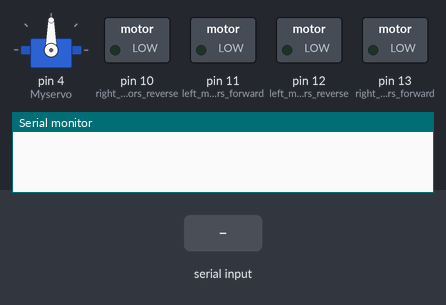
Bench run of a sketch on a simulated Arduino Uno, built with avr-gcc and run on an emulated ATmega328P. On the bench: servo, switched loads named in the sketch (green lamp = pin HIGH), the last lines printed to the serial monitor. The test bench sets the inputs (shaded band).

Above: at 1.2 s.
1.3 s: "S" received over Serial
At 8.6 s:
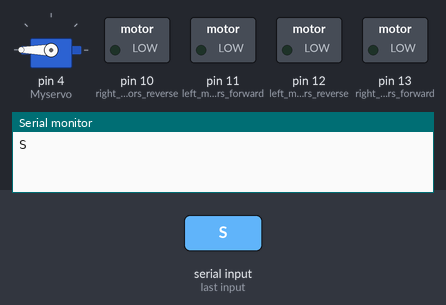
10.3 s: "F" received over Serial
At 11.4 s:
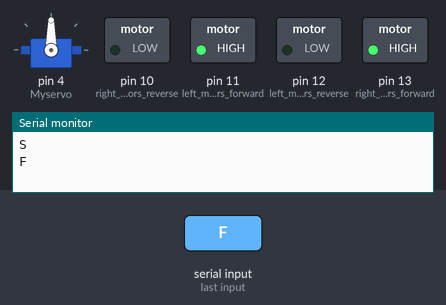
12.4 s: "B" received over Serial
At 13.8 s:
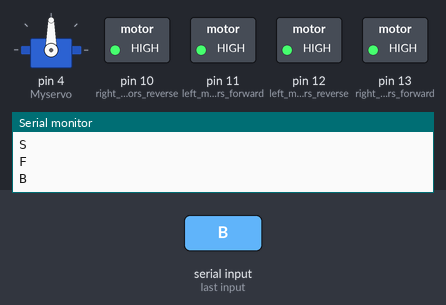
Timing chart, 0 to 15.4 s (numbered marks = the images above; inputs shaded):
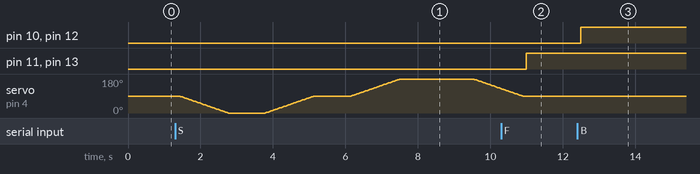

Measured:
- after the input at 10.3 s, pin 11 (left_motors_forward), pin 13 (right_motors_forward): LOW → HIGH after 0.69 s; servo on pin 4 (Myservo): goes on until 10.9 s, then stays 90°
- after the input at 12.4 s, pin 10 (right_motors_reverse), pin 12 (left_motors_reverse): LOW → HIGH after 0.09 s

The sketch:

Link_and_Code_for_car.ino
```cpp
char t;
#include<Servo.h>
Servo Myservo;
int pos;

void setup() {
  pinMode(11, OUTPUT);  //left motors forward
  pinMode(12, OUTPUT);  //left motors reverse
  pinMode(13, OUTPUT);  //right motors forward
  pinMode(10, OUTPUT);  //right motors reverse
  Serial.begin(9600);
  Myservo.attach(4);
}

void loop() {
  if (Serial.available()) {
    t = Serial.read();
    Serial.println(t);
  }

  if (t == 'F') {          //move forward(all motors rotate in forward direction)
    digitalWrite(13, HIGH);
    digitalWrite(11, HIGH);
  }

  else if (t == 'B') {    //move reverse (all motors rotate in reverse direction)
    digitalWrite(12, HIGH);
    digitalWrite(10, HIGH);
  }

  else if (t == 'L') {
    digitalWrite(13, HIGH); //turn left (right side motors rotate in forward direction, left side motors doesn't rotate)
  }

  else if (t == 'R') {    //turn right (left side motors rotate in forward direction, right side motors doesn't rotate)
    digitalWrite(11, HIGH);
  }


  else if (t == 'S') {    //STOP (all motors stop)
    digitalWrite(13, LOW);
    digitalWrite(12, LOW);
    digitalWrite(11, LOW);
    digitalWrite(10, LOW);
    for (pos = 90; pos >= 0; pos--) {
      Myservo.write(pos);
      delay(15);
    }
    delay(1000);

    for (pos = 0; pos <= 90; pos++) {
      Myservo.write(pos);
      delay(15);
    }
    delay(1000);


    for (pos = 90; pos <= 180; pos++) {
      Myservo.write(pos);
      delay(15);
    }

    delay(1000);

    for (pos = 180; pos <= 90; pos--) {
      Myservo.write(pos);
      delay(15);
    }

    delay(1000);
    //
    for (pos = 180; pos >= 90; pos--) {
      Myservo.write(pos);
      delay(15);
    }

  }


  delay(100);
}
//Link to the app used for coummunication is given below :
//https://play.google.com/store/apps/details?id=com.buncaloc.carbluetoothrc
```
